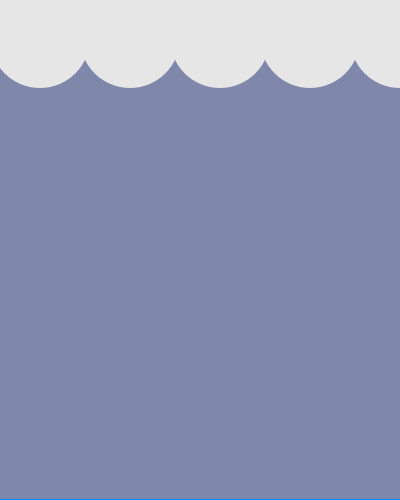
Frame 1 (no input)
Frame 60 (the mouse pressed at the canvas centre just before this capture): identical to frame 1, image omitted
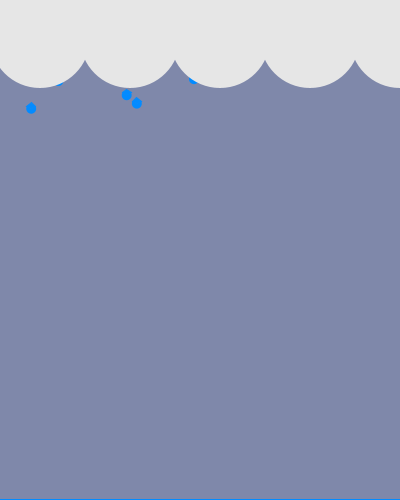
Frame 120 (the mouse held since frame 60 and released just before this capture)

The Processing sketch that drew these frames (run headless with seeded random() and noise(); from frame 60 on, the mouse is pressed at the canvas centre):

// Processing sketch: processing_21379
// ── processing_21379.pde

int numDrops = 800;
Drop[] drops = new Drop[numDrops];
float seaLevel =1;

void setup() {
  size(400, 500);
  smooth();
  for (int i = 0 ; i < drops.length; i++) {
    drops[i] = new Drop();
  }
  for (int i = 0 ; i < drops.length; i++) {
    drops[i].display();
  }
}


void draw() {
  background(127, 136, 170);
  for (int i = 0 ; i < drops.length; i ++) {
    drops[i].move();
  }
  drawCloud();
  raiseLevel();
  stop();
}

void raiseLevel() {
  noStroke();
  fill(3, 139, 255);
  rect(0, height - seaLevel, width, seaLevel);
}

void drawCloud() {
  noStroke();
  fill(230);
  rect(0, 0, width, 40);
  int cloudRadius = 50;
  for( int i = cloudRadius - 10 ; i < width + cloudRadius;  i +=2*cloudRadius - 10) {
    arc(i, 38, 2*cloudRadius, 2*cloudRadius, 0, PI);
  }
}

void stop() {
  if (seaLevel > height) {
    noLoop();
    println("flood!");
  }
}


class Drop {
  float xo, yo, v;

  Drop() {
    xo = random(0, width);
    yo = random(-4000, 40);
    v = .1;
  }

  void display() {
    noStroke();
    fill(3, 139, 255);

    //being points

    float theta = PI/6;

    arc(xo, yo, 10, 10, -theta, theta + PI);
    stroke(3, 139, 255);
    beginShape(QUADS);
    vertex(xo, yo - 5*1/cos(theta));
    vertex(xo - 5 * cos(theta), yo - 5*sin(theta));
    vertex(xo, yo);
    vertex(xo + 5* cos(theta), yo - 5 * sin(theta));
    endShape();
    noStroke();
  }

  void move() {
    if ( yo  < height - seaLevel) {
      display();
      v = v *1.025;
      yo = yo + v;
    }
    if ( yo > height && yo < height + 10) {
      seaLevel ++;
      println(seaLevel);
    }
  }

  //spalsh();
}
